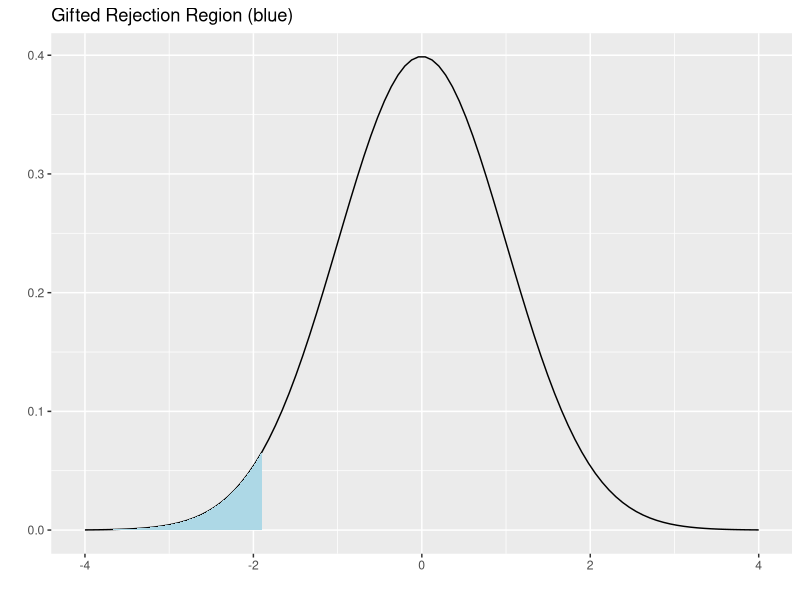
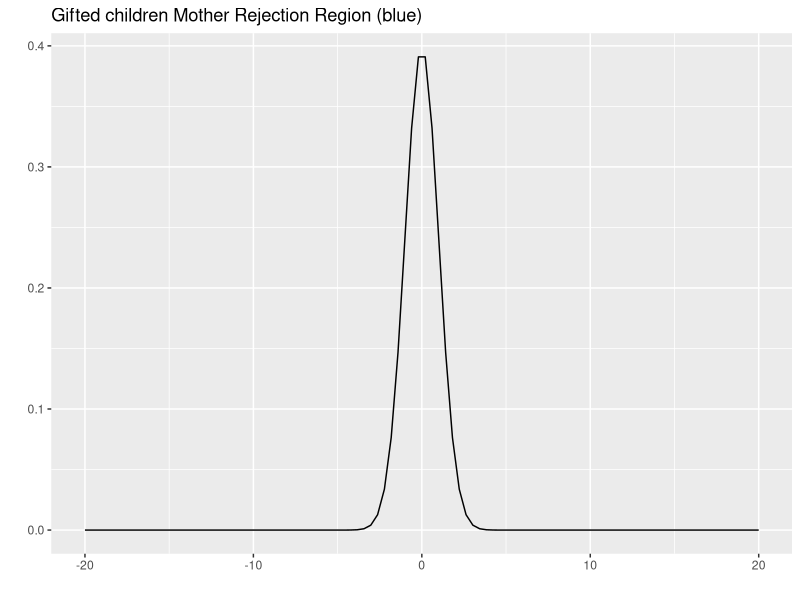
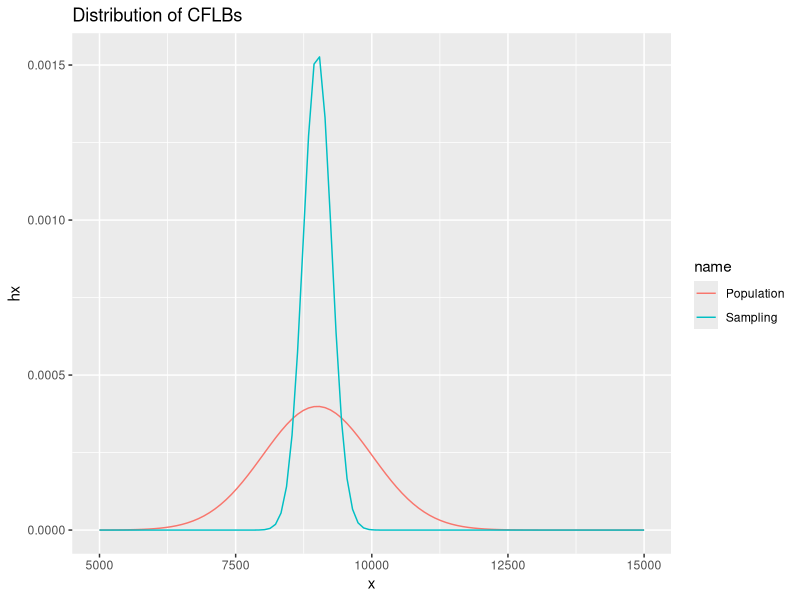

These figures' R source, in order:
## ---- chunk 1
library(ggplot2)
require(ggplot2)
## ---- chunk 2

se <- 9.4 / sqrt(507)
se
lower <- 155 - 1.96 * se 
upper <- 180 + 1.96 * se 
c(lower, upper)

## ---- chunk 3
n <- 436
SE <- 4.4 /  1.96
SE
sd <- SE * sqrt(n)
sd
new_n <- n * 3
new_SE <- sd / sqrt(new_n)
new_MoE <- new_SE * 1.96
new_MoE

d_MoE <- 4.4 / 3
reqN <- ((1.96 * sd) / d_MoE)^2
reqN

c_MoE <- 1.96 * (sd / sqrt(reqN))
c_MoE

## ---- chunk 4

a <- 0.10
m <- 30.69
sd <- 4.31
n <- 36
SE <- sd / sqrt(n)
SE
z <- (m - 32) / SE
z
pval <- pnorm(z)
pval
x <- seq(-4, 4, length=100)
hx <- dnorm(x)
df <- data.frame(x, hx)
dfRegion <- df[df$x < z, ]

g1 <- ggplot() + 
  geom_line(aes(x=x, y=hx)) + 
  geom_ribbon(data=dfRegion, aes(ymin=0, ymax=hx, x=x), fill="lightblue") +
 labs(title="Gifted Rejection Region (blue)", y="", x="") 
#  myTheme
g1

## ---- chunk 5
# z score of 0.10
Z <- abs(qnorm(a))
Z
# Compute the confidence interval
lower <- m - (Z * SE)
upper <- m + (Z * SE)
ci <- c(lower, upper)
ci
lower - upper
## ---- chunk 6

a <- 0.10
m <- 118.2
sd <- 6.5
n <- 36
SE <- sd / sqrt(n)
SE
z <- (m - 100) / SE
z
pval <- 1 - pnorm(z)
pval
x <- seq(-20, 20, length=100)
hx <- dnorm(x)
df <- data.frame(x, hx)
dfRegion <- df[df$x > z, ]

g1 <- ggplot() + 
  geom_line(aes(x=x, y=hx)) + 
  geom_ribbon(data=dfRegion,aes(ymin=0, ymax=hx, x=x), fill="lightblue") +
 labs(title="Gifted children Mother Rejection Region (blue)", y="", x="") 
#  myTheme 
g1

## ---- chunk 7
# z score of 0.10
Z <- abs(qnorm(a))
Z
# Compute the confidence interval
lower <- m - (Z * SE)
upper <- m + (Z * SE)
ci <- c(lower, upper)
ci
lower - upper
## ---- chunk 8
# First compute the z-score for 10,500 hours
z <- (10500 - 9000) / 1000
z
# Then determine the area under the normal curve at said z score. 
# Since we want the area of the upper tail, we'll substract from 1.
p <- 1 - pnorm(z)
p
## ---- chunk 9
me <- 9000
sd <- 1000
# standard error of the mean
se <- sd / sqrt(15)
se
# z-score within the sampling distribution of a mean of 10,500 
z1 <- (10500 - me) / se
z1
# p value for this Z score.
pv <- pnorm(z1, mean=me, sd=sd)
pv
## ---- chunk 10
x <- seq(5000, 15000, length=100)
hx <- dnorm(x, mean=me, sd=sd)
df <- data.frame(name="Population", x, hx)

smpl <- seq(5000, 15000, length=100)
hxSmpl <- dnorm(smpl, mean=me, sd=se)
df <- rbind(df, data.frame(name="Sampling", x=smpl, hx=hxSmpl))

g1 <- ggplot() +
    geom_line(data=df, aes(x=x, y=hx, color=name)) +
 #   myTheme +
    labs(title="Distribution of CFLBs")
g1
